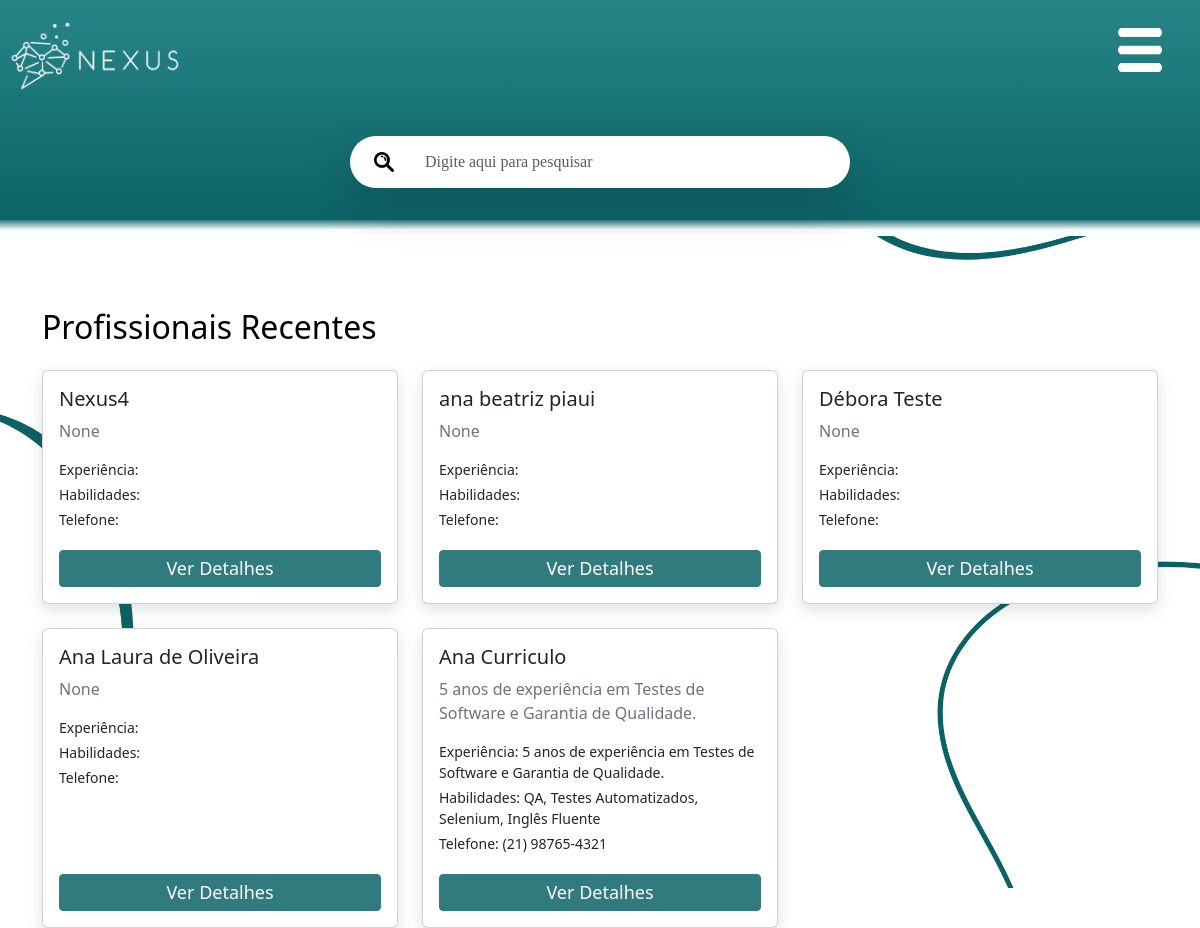
Page /index (signed in) on the earlier database version.
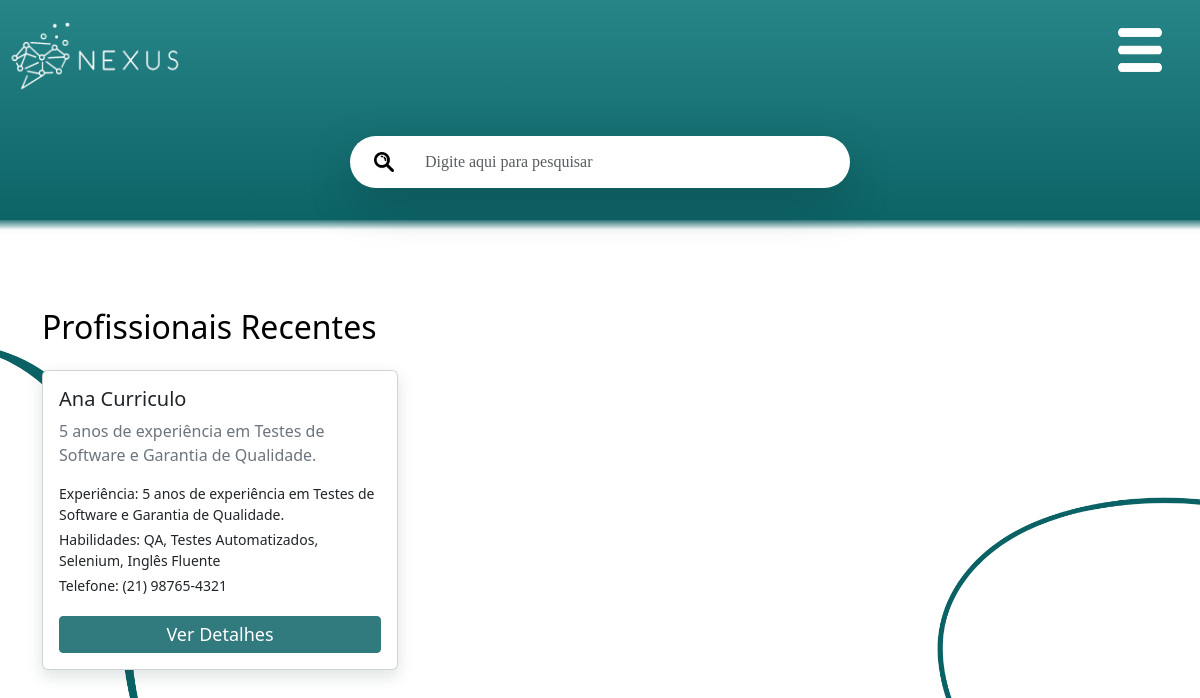
Same page on the later database version.
### models.py (models this page shows)
class Profissional(db.Model):
    __tablename__ = 'profissionais'
    id = db.Column(db.Integer, primary_key=True)
    usuario_id = db.Column(db.Integer, db.ForeignKey('usuarios.id'), unique=True, nullable=False)
    nome_profissional = db.Column(db.String(150), nullable=False)
    endereco = db.Column(db.String(200))
    cidade = db.Column(db.String(100))
    estado = db.Column(db.String(100))
    cep = db.Column(db.String(15))
    telefone = db.Column(db.String(50))
    experiencia = db.Column(db.Text)
    habilidades = db.Column(db.Text)
    usuario = db.relationship('Usuario', backref=db.backref('profissional', uselist=False))

### app.py (the view)
@app.route('/index')
def index():
    if 'usuario_id' not in session:
        return redirect(url_for('mostrar_login'))
    tipo_conta = session.get('tipo_conta')
    cards = []
    titulo_secao = "Destaques"
    if tipo_conta == 'profissional':
        vagas = Vaga.query.order_by(Vaga.id.desc()).limit(10).all()
        cards = formatar_cards_vagas(vagas) or []
        titulo_secao = "Vagas em Destaque"
    elif tipo_conta == 'empresa':
        perfis = Profissional.query.order_by(Profissional.id.desc()).limit(10).all()
        cards = formatar_cards_profissionais(perfis) or []
        titulo_secao = "Profissionais Recentes"
    if cards is None:
        print("ALERTA: 'cards' é None! Forçando para lista vazia.")
        cards = []
    return render_template('Index.html', tipo_conta=tipo_conta, cards=cards, titulo_secao=titulo_secao, termo_pesquisa='')

### app.py (called while the page is built, shortened)
def truncate_filter(s, length=255, killwords=False, end='...'):
    if s is None:
        return ""
    if not isinstance(s, str):
        s = str(s) # Converte para string caso seja um número, etc.
    if len(s) <= length:
        return s

@app.after_request
def add_security_headers(response):
    return response

### utils.py (called while the page is built)
def formatar_cards_profissionais(profissionais):
    if profissionais is None:
        return []
    cards_formatados = []
    for perfil in profissionais:
        nome_usuario_fallback = getattr(perfil, 'usuario', None)
        nome_usuario = nome_usuario_fallback.nome if nome_usuario_fallback else "Profissional"
        nome_titulo = perfil.nome_profissional if perfil.nome_profissional else nome_usuario
        cards_formatados.append({
            'id': perfil.id,
            'titulo': nome_titulo,
            'descricao': perfil.experiencia,
            'detalhes': {
                'experiencia': perfil.experiencia,
                'habilidades': perfil.habilidades,
                'telefone': perfil.telefone,
                'cidade': perfil.cidade,
            }
        })
    return cards_formatados

### templates/Index.html (shortened to what this page needs)
<html>
<head>
    <link rel="stylesheet" href="https://cdnjs.cloudflare.com/ajax/libs/font-awesome/6.5.1/css/all.min.css"
 />
    <link href="{{ url_for('static', filename='Estilo.css') }}" rel="stylesheet">
    <link href="{{ url_for('static', filename='responsivo.css') }}" rel="stylesheet">
    <link href="https://cdn.jsdelivr.net/npm/bootstrap@5.3.3/dist/css/bootstrap.min.css" rel="stylesheet"
>
</head>
<body id="corpoInicio2">
    <header id="cabecalhoIndex">
        <a href="{{ url_for('index') }}"><img src="{{ url_for('static', filename='images/logo-branco.png') }}"
                id="logoheader" alt="Logo Nexus"></a>
        <div id="offcanvas-toggle-container">
            <button class="navbar-toggler" type="button" data-bs-toggle="offcanvas" data-bs-target="#offcanvasNavbar"
                aria-controls="offcanvasNavbar" aria-label="Toggle navigation" id="offcanvasToggleBtn">
                <img src="{{ url_for('static', filename='images/Menu-Hamburguer-Branco.png') }}" alt="Menu"
                    id="menuImage">
            </button>
        </div>
        <div id="allcontainer" class="d-flex justify-content-center p-3">
            <form action="/resultado_pesquisa" method="GET" class="search-container w-100" style="max-width: 500px;">
                <div class="input-group shadow-lg rounded-pill">
                    <button type="submit" class="input-group-text bg-white border-0 rounded-start-pill ps-3"
                        style="border: none;">
                        <img src="{{ url_for('static', filename='images/lupa-de-pesquisa.png') }}" alt="Lupa"
                            style="width: 20px; height: 20px; cursor: pointer;">
                    </button>
                    <input type="text" name="search" id="search" class="form-control border-0 rounded-end-pill"
                        placeholder="Digite aqui para pesquisar" value="{{ termo_pesquisa or '' }}">
                </div>
            </form>
        </div>
        <div id="degradeCabecalhoIndex"></div>
    </header> <br><br>
    <div class="container mt-4">
        <h2 class="col-12 text-black mb-4" id="tituloSecao">{{ titulo_secao }}</h2>
        <div class="row row-cols-1 row-cols-md-2 row-cols-lg-3 g-4" id="cards-container">
            {% for card in cards %}
            <div class="col item-lista">
                <div class="card h-100 card-nexus">
                    <div class="card-body d-flex flex-column">
                        <h5 class="card-title text-dark">{{ card.titulo }}</h5>
                        <p class="card-text text-secondary mb-3">{{ card.descricao | default('') }}</p>
                        {% if tipo_conta == 'profissional' %}
                        <p class="mb-1"><small>Empresa: <strong>{{ card.detalhes.empresa | default('Não Informado')
                                    }}</strong></small></p>
                        <p class="mb-1"><small>Local: {{ card.detalhes.local | default('Não Informado') }}</small></p>
                        <p class="mb-1"><small>Requisitos: {{ card.detalhes.requisitos | truncate(80) | default('Sem
                                requisitos listados') }}</small></p>
                        {% elif tipo_conta == 'empresa' %}
                        <p class="mb-1">
                            <small>
                                Experiência:
                                {{ card.detalhes.experiencia | truncate(80) | default('Nenhuma informação') }}
                            </small>
                        </p>
                        <p class="mb-1"><small>Habilidades: {{ card.detalhes.habilidades | default('Não listadas') |
                                truncate(80) }}</small></p>
                        <p class="mb-1"><small>Telefone: {{ card.detalhes.telefone | truncate(80) | default('Não
                                informado') }}</small>
                        </p>
                        {% endif %}
                        <div class="mt-auto pt-3" >
                            <a  id="botaoPublicar" href="{% if tipo_conta == 'profissional' %}{{ url_for('detalhe', tipo='vaga', id=card.id) }}{% else %}{{ url_for('detalhe', tipo='profissional', id=card.id) }}{% endif %}"
                                class="btn btn-sm btn-outline-success w-100">
                                Ver Detalhes
                            </a>
                        </div>
                    </div>
                </div>
            </div>
            {% endfor %}
        </div>
    </div>
</body>
</html>

### static/Estilo.css (style rules this page uses)
#corpoInicio2 { background-color: white; background-image: url(../static/images/ELEMENTO2.png); background-size: 100%; background-repeat: no-repeat; background-position: center; }
#logoheader { width: auto; max-width: 100%; height: auto; max-height: 100px; margin: 0; }
#cabecalhoIndex { background-color: #268a8d; color: white; font-family: Cambria, Cochin, Georgia, Times, 'Times New Roman', serif; width: 100%; border-bottom: 6px solid transparent; background-image: linear-gradient(#278588, #0B6265), linear-gradient(to bottom, #0B6265, #ffffff); background-origin: padding-box, border-box; background-clip: padding-box, border-box; }
#tituloSecao { background-color: white; }
#offcanvas-toggle-container { position: absolute; top: 15px; right: 15px; z-index: 1050; }
#offcanvasToggleBtn { background-color: transparent !important; border: none !important; box-shadow: none !important; padding: 0; width: auto; height: auto; }
#menuImage { width: 90px; height: 70px; display: block; }
#degradeCabecalhoIndex { height: 10px; width: 100%; background: linear-gradient(to bottom, #317a7e, #ffffff); }
#allcontainer { display: flex; justify-content: center; align-items: flex-start; gap: 5px; margin-top: 20px; }
.input-group { display: flex; align-items: center; background-color: #ffffff; padding: 8px 16px 8px 8px; border-radius: 24px; gap: 8px; margin-top: 0; }
.search-container { position: relative; }
#offcanvasToggleBtn { transition: opacity 0.3s ease; }
.card-nexus { border: 1px solid #acc0c0; border-radius: 15px; overflow: hidden; box-shadow: 0 6px 16px rgba(24, 61, 63, 0.15); }
#botaoPublicar { color: white; background-color: #317a7e; border-color: #317a7e; font-size: large; text-align: center; }

### static/responsivo.css (style rules this page uses)
.cabecalho img, header img, .logo img { max-width: 100%; height: auto; }
#logoheader, header img, .cabecalho img { max-width: 100%; height: auto; display: block; }
html { font-size: 16px; }

Differences in the rows shown:
removed Profissional: titulo "Nexus4", descricao "None"
removed Profissional: titulo "ana beatriz piaui", descricao "None"
removed Profissional: titulo "Débora Teste", descricao "None"
removed Profissional: titulo "Ana Laura de Oliveira", descricao "None"
